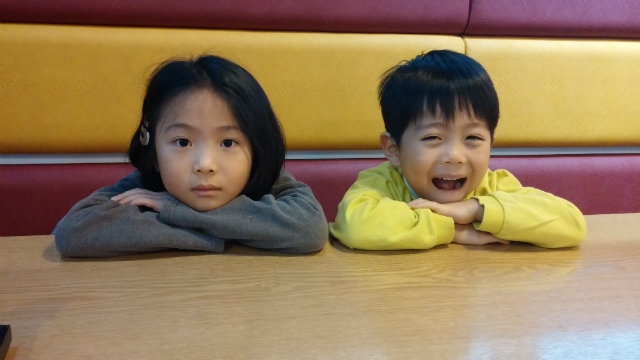
#> input picture 03multimedia/children.jpg, 640 x 360 px
$ python 11face_detect_photo.py
#> lines starting #> are read from the running program, lines starting #| are printed output that depends on the picture; after the words box and inside, x2 and y2 are one past the last pixel; in counts of white or black regions, pixels touching at a corner belong together
import cv2

img = cv2.imread('children.jpg')
#> img is the input picture: shape (360, 640, 3); mean B, G, R 87.7, 120.7, 145.5
face_cascade = cv2.CascadeClassifier('haarcascade_frontalface_default.xml')
eye_cascade = cv2.CascadeClassifier('haarcascade_eye.xml')
gray = cv2.cvtColor(img, cv2.COLOR_BGR2GRAY)
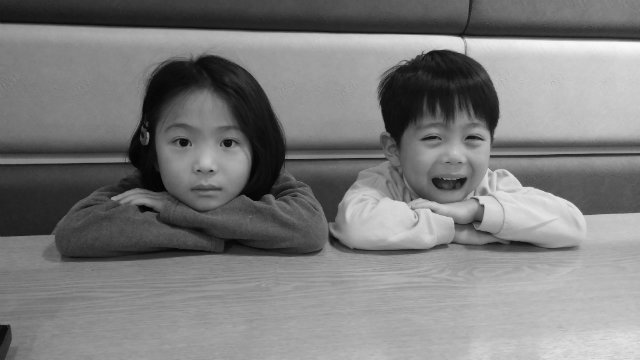
#> gray: shape (360, 640); min 0, max 251, mean 124.4

faces = face_cascade.detectMultiScale(gray)
#> faces = [[398, 97, 106, 106], [146, 96, 120, 120]]
for (x,y,w,h) in faces:
    cv2.rectangle(img,(x,y),(x+w,y+h),(255,0,0),2)
    roi_gray = gray[y:y+h, x:x+w]
    roi_color = img[y:y+h, x:x+w]
    eyes = eye_cascade.detectMultiScale(roi_gray)
    for (ex,ey,ew,eh) in eyes:
        cv2.rectangle(roi_color,(ex,ey),(ex+ew,ey+eh),(0,255,0),1)
#> this loop made 2 passes
#> (x, y, w, h, eyes) on passes 1 to 2: (398, 97, 106, 106, [[60, 28, 27, 27], [20, 28, 25, 25]]), (146, 96, 120, 120, [[19, 28, 34, 34], [67, 32, 30, 30]])
#> pass 1, `roi_gray = gray[y:y+h, x:x+w]`:
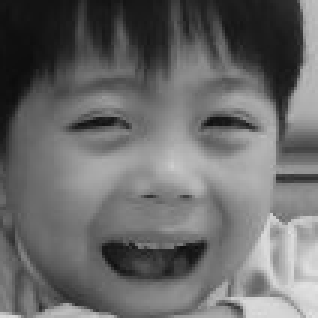
#> roi_gray: shape (106, 106) (shown 3 times larger); min 12, max 227, mean 105.9
#> pass 1, `roi_color = img[y:y+h, x:x+w]`:
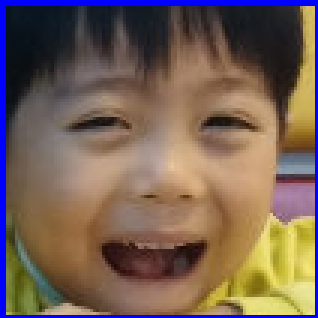
#> roi_color: shape (106, 106, 3) (shown 3 times larger); mean B, G, R 86.9, 97.6, 118.3
#> pass 2, `roi_gray = gray[y:y+h, x:x+w]`:
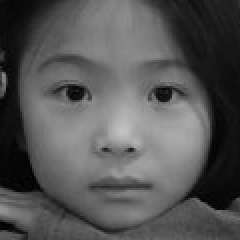
#> roi_gray: shape (120, 120) (shown 2 times larger); min 0, max 194, mean 85.2
#> pass 2, `roi_color = img[y:y+h, x:x+w]`:
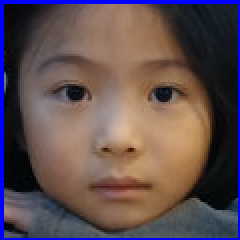
#> roi_color: shape (120, 120, 3) (shown 2 times larger); mean B, G, R 81, 78.8, 96.3
#> after the loop:
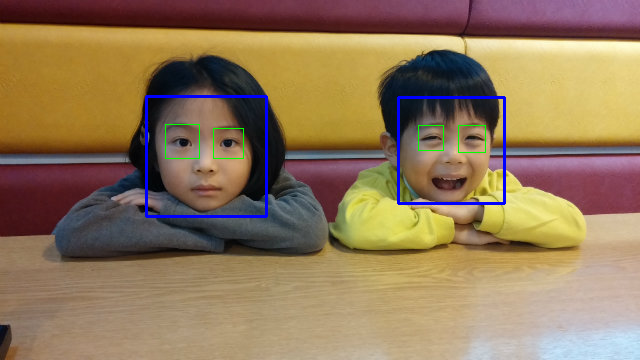
#> img: shape (360, 640, 3); 1.38% of pixels changed, all inside (x1, y1, x2, y2) = (145, 95, 506, 218)
#> after the loop:
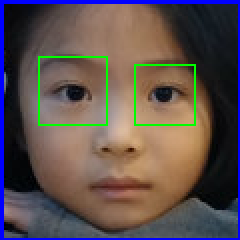
#> roi_color: shape (120, 120, 3) (shown 2 times larger); 1.78% of pixels changed, all inside (x1, y1, x2, y2) = (19, 28, 98, 63)

cv2.imshow('children',img)
cv2.waitKey(0)
cv2.destroyAllWindows()
